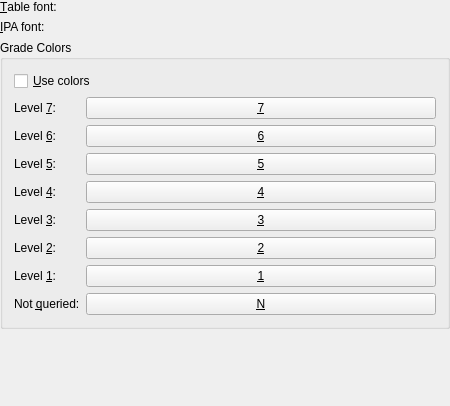
<ui version="4.0" >
 <class>ViewOptionsBase</class>
 <widget class="QWidget" name="ViewOptionsBase" >
  <property name="geometry" >
   <rect>
    <x>0</x>
    <y>0</y>
    <width>450</width>
    <height>406</height>
   </rect>
  </property>
  <layout class="QGridLayout" >
   <property name="margin" >
    <number>0</number>
   </property>
   <property name="spacing" >
    <number>6</number>
   </property>
   <item row="0" column="1" >
    <widget class="KFontRequester" name="kcfg_TableFont" />
   </item>
   <item row="0" column="0" >
    <widget class="QLabel" name="TableFontLabel" >
     <property name="text" >
      <string>&amp;Table font:</string>
     </property>
     <property name="buddy" >
      <cstring>kcfg_TableFont</cstring>
     </property>
    </widget>
   </item>
   <item row="1" column="1" >
    <widget class="KFontRequester" name="kcfg_IPAFont" />
   </item>
   <item row="1" column="0" >
    <widget class="QLabel" name="IPAFontLabel" >
     <property name="text" >
      <string>&amp;IPA font:</string>
     </property>
     <property name="buddy" >
      <cstring>kcfg_IPAFont</cstring>
     </property>
    </widget>
   </item>
   <item row="2" column="0" colspan="2" >
    <widget class="QGroupBox" name="gradegroup" >
     <property name="sizePolicy" >
      <sizepolicy>
       <hsizetype>5</hsizetype>
       <vsizetype>5</vsizetype>
       <horstretch>0</horstretch>
       <verstretch>0</verstretch>
      </sizepolicy>
     </property>
     <property name="title" >
      <string>Grade Colors</string>
     </property>
     <layout class="QGridLayout" >
      <property name="margin" >
       <number>11</number>
      </property>
      <property name="spacing" >
       <number>6</number>
      </property>
      <item row="4" column="0" >
       <widget class="QLabel" name="l_lev4" >
        <property name="sizePolicy" >
         <sizepolicy>
          <hsizetype>1</hsizetype>
          <vsizetype>5</vsizetype>
          <horstretch>0</horstretch>
          <verstretch>0</verstretch>
         </sizepolicy>
        </property>
        <property name="text" >
         <string>Level &amp;4:</string>
        </property>
        <property name="buddy" >
         <cstring>kcfg_GradeCol4</cstring>
        </property>
       </widget>
      </item>
      <item row="3" column="0" >
       <widget class="QLabel" name="l_lev5" >
        <property name="sizePolicy" >
         <sizepolicy>
          <hsizetype>1</hsizetype>
          <vsizetype>5</vsizetype>
          <horstretch>0</horstretch>
          <verstretch>0</verstretch>
         </sizepolicy>
        </property>
        <property name="text" >
         <string>Level &amp;5:</string>
        </property>
        <property name="buddy" >
         <cstring>kcfg_GradeCol5</cstring>
        </property>
       </widget>
      </item>
      <item row="1" column="0" >
       <widget class="QLabel" name="l_lev7" >
        <property name="sizePolicy" >
         <sizepolicy>
          <hsizetype>1</hsizetype>
          <vsizetype>5</vsizetype>
          <horstretch>0</horstretch>
          <verstretch>0</verstretch>
         </sizepolicy>
        </property>
        <property name="text" >
         <string>Level &amp;7:</string>
        </property>
        <property name="buddy" >
         <cstring>kcfg_GradeCol7</cstring>
        </property>
       </widget>
      </item>
      <item row="2" column="0" >
       <widget class="QLabel" name="l_lev6" >
        <property name="sizePolicy" >
         <sizepolicy>
          <hsizetype>1</hsizetype>
          <vsizetype>5</vsizetype>
          <horstretch>0</horstretch>
          <verstretch>0</verstretch>
         </sizepolicy>
        </property>
        <property name="text" >
         <string>Level &amp;6:</string>
        </property>
        <property name="buddy" >
         <cstring>kcfg_GradeCol6</cstring>
        </property>
       </widget>
      </item>
      <item row="8" column="1" >
       <widget class="KColorButton" name="kcfg_GradeCol0" >
        <property name="sizePolicy" >
         <sizepolicy>
          <hsizetype>7</hsizetype>
          <vsizetype>0</vsizetype>
          <horstretch>0</horstretch>
          <verstretch>0</verstretch>
         </sizepolicy>
        </property>
        <property name="text" >
         <string>&amp;N</string>
        </property>
       </widget>
      </item>
      <item row="8" column="0" >
       <widget class="QLabel" name="l_lev0" >
        <property name="sizePolicy" >
         <sizepolicy>
          <hsizetype>1</hsizetype>
          <vsizetype>5</vsizetype>
          <horstretch>0</horstretch>
          <verstretch>0</verstretch>
         </sizepolicy>
        </property>
        <property name="text" >
         <string>Not &amp;queried:</string>
        </property>
        <property name="buddy" >
         <cstring>kcfg_GradeCol0</cstring>
        </property>
       </widget>
      </item>
      <item row="7" column="1" >
       <widget class="KColorButton" name="kcfg_GradeCol1" >
        <property name="sizePolicy" >
         <sizepolicy>
          <hsizetype>7</hsizetype>
          <vsizetype>0</vsizetype>
          <horstretch>0</horstretch>
          <verstretch>0</verstretch>
         </sizepolicy>
        </property>
        <property name="toolTip" >
         <string>Color for the grade 1</string>
        </property>
        <property name="whatsThis" >
         <string>Click here to change the color for grade 1.</string>
        </property>
        <property name="text" >
         <string>&amp;1</string>
        </property>
        <property name="shortcut" >
         <string>Alt+1</string>
        </property>
       </widget>
      </item>
      <item row="7" column="0" >
       <widget class="QLabel" name="l_lev1" >
        <property name="sizePolicy" >
         <sizepolicy>
          <hsizetype>1</hsizetype>
          <vsizetype>5</vsizetype>
          <horstretch>0</horstretch>
          <verstretch>0</verstretch>
         </sizepolicy>
        </property>
        <property name="text" >
         <string>Level &amp;1:</string>
        </property>
        <property name="buddy" >
         <cstring>kcfg_GradeCol1</cstring>
        </property>
       </widget>
      </item>
      <item row="6" column="0" >
       <widget class="QLabel" name="l_lev2" >
        <property name="sizePolicy" >
         <sizepolicy>
          <hsizetype>1</hsizetype>
          <vsizetype>5</vsizetype>
          <horstretch>0</horstretch>
          <verstretch>0</verstretch>
         </sizepolicy>
        </property>
        <property name="text" >
         <string>Level &amp;2:</string>
        </property>
        <property name="buddy" >
         <cstring>kcfg_GradeCol2</cstring>
        </property>
       </widget>
      </item>
      <item row="6" column="1" >
       <widget class="KColorButton" name="kcfg_GradeCol2" >
        <property name="sizePolicy" >
         <sizepolicy>
          <hsizetype>7</hsizetype>
          <vsizetype>0</vsizetype>
          <horstretch>0</horstretch>
          <verstretch>0</verstretch>
         </sizepolicy>
        </property>
        <property name="toolTip" >
         <string>Color for the grade 2</string>
        </property>
        <property name="whatsThis" >
         <string>Click here to change the color for grade 2.</string>
        </property>
        <property name="text" >
         <string>&amp;2</string>
        </property>
        <property name="shortcut" >
         <string>Alt+2</string>
        </property>
       </widget>
      </item>
      <item row="5" column="0" >
       <widget class="QLabel" name="l_lev3" >
        <property name="sizePolicy" >
         <sizepolicy>
          <hsizetype>1</hsizetype>
          <vsizetype>5</vsizetype>
          <horstretch>0</horstretch>
          <verstretch>0</verstretch>
         </sizepolicy>
        </property>
        <property name="text" >
         <string>Level &amp;3:</string>
        </property>
        <property name="buddy" >
         <cstring>kcfg_GradeCol3</cstring>
        </property>
       </widget>
      </item>
      <item row="5" column="1" >
       <widget class="KColorButton" name="kcfg_GradeCol3" >
        <property name="sizePolicy" >
         <sizepolicy>
          <hsizetype>7</hsizetype>
          <vsizetype>0</vsizetype>
          <horstretch>0</horstretch>
          <verstretch>0</verstretch>
         </sizepolicy>
        </property>
        <property name="toolTip" >
         <string>Color for the grade 3</string>
        </property>
        <property name="whatsThis" >
         <string>Click here to change the color for grade 3.</string>
        </property>
        <property name="text" >
         <string>&amp;3</string>
        </property>
        <property name="shortcut" >
         <string>Alt+3</string>
        </property>
       </widget>
      </item>
      <item row="4" column="1" >
       <widget class="KColorButton" name="kcfg_GradeCol4" >
        <property name="sizePolicy" >
         <sizepolicy>
          <hsizetype>7</hsizetype>
          <vsizetype>0</vsizetype>
          <horstretch>0</horstretch>
          <verstretch>0</verstretch>
         </sizepolicy>
        </property>
        <property name="toolTip" >
         <string>Color for the grade 4</string>
        </property>
        <property name="whatsThis" >
         <string>Click here to change the color for grade 4.</string>
        </property>
        <property name="text" >
         <string>&amp;4</string>
        </property>
        <property name="shortcut" >
         <string>Alt+4</string>
        </property>
       </widget>
      </item>
      <item row="3" column="1" >
       <widget class="KColorButton" name="kcfg_GradeCol5" >
        <property name="sizePolicy" >
         <sizepolicy>
          <hsizetype>7</hsizetype>
          <vsizetype>0</vsizetype>
          <horstretch>0</horstretch>
          <verstretch>0</verstretch>
         </sizepolicy>
        </property>
        <property name="toolTip" >
         <string>Color for the grade 5</string>
        </property>
        <property name="whatsThis" >
         <string>Click here to change the color for grade 5.</string>
        </property>
        <property name="text" >
         <string>&amp;5</string>
        </property>
        <property name="shortcut" >
         <string>Alt+5</string>
        </property>
       </widget>
      </item>
      <item row="2" column="1" >
       <widget class="KColorButton" name="kcfg_GradeCol6" >
        <property name="sizePolicy" >
         <sizepolicy>
          <hsizetype>7</hsizetype>
          <vsizetype>0</vsizetype>
          <horstretch>0</horstretch>
          <verstretch>0</verstretch>
         </sizepolicy>
        </property>
        <property name="toolTip" >
         <string>Color for the grade 6</string>
        </property>
        <property name="whatsThis" >
         <string>Click here to change the color for grade 6.</string>
        </property>
        <property name="text" >
         <string>&amp;6</string>
        </property>
        <property name="shortcut" >
         <string>Alt+6</string>
        </property>
       </widget>
      </item>
      <item row="1" column="1" >
       <widget class="KColorButton" name="kcfg_GradeCol7" >
        <property name="sizePolicy" >
         <sizepolicy>
          <hsizetype>7</hsizetype>
          <vsizetype>0</vsizetype>
          <horstretch>0</horstretch>
          <verstretch>0</verstretch>
         </sizepolicy>
        </property>
        <property name="toolTip" >
         <string>Color for the grade 7</string>
        </property>
        <property name="whatsThis" >
         <string>Click here to change the color for grade 7.</string>
        </property>
        <property name="text" >
         <string>&amp;7</string>
        </property>
        <property name="shortcut" >
         <string>Alt+7</string>
        </property>
       </widget>
      </item>
      <item row="0" column="0" colspan="2" >
       <widget class="QCheckBox" name="kcfg_UseGradeCol" >
        <property name="toolTip" >
         <string>If it is unchecked, you will just have black on white for the grades; if it is checked, the colors below will be chosen.</string>
        </property>
        <property name="whatsThis" >
         <string>If it is unchecked, you will just have black on white for the grades; if it is checked, the colors below will be chosen.</string>
        </property>
        <property name="text" >
         <string>&amp;Use colors</string>
        </property>
       </widget>
      </item>
     </layout>
    </widget>
   </item>
   <item row="3" column="0" colspan="2" >
    <spacer>
     <property name="orientation" >
      <enum>Qt::Vertical</enum>
     </property>
     <property name="sizeType" >
      <enum>QSizePolicy::Expanding</enum>
     </property>
     <property name="sizeHint" >
      <size>
       <width>61</width>
       <height>20</height>
      </size>
     </property>
    </spacer>
   </item>
  </layout>
 </widget>
 <layoutdefault spacing="6" margin="11" />
 <pixmapfunction>qPixmapFromMimeSource</pixmapfunction>
 <customwidgets>
  <customwidget>
   <class>KColorButton</class>
   <extends>QPushButton</extends>
   <header>kcolorbutton.h</header>
  </customwidget>
  <customwidget>
   <class>KFontRequester</class>
   <extends>QWidget</extends>
   <header>kfontrequester.h</header>
  </customwidget>
 </customwidgets>
 <tabstops>
  <tabstop>kcfg_UseGradeCol</tabstop>
  <tabstop>kcfg_GradeCol7</tabstop>
  <tabstop>kcfg_GradeCol6</tabstop>
  <tabstop>kcfg_GradeCol5</tabstop>
  <tabstop>kcfg_GradeCol4</tabstop>
  <tabstop>kcfg_GradeCol3</tabstop>
  <tabstop>kcfg_GradeCol2</tabstop>
  <tabstop>kcfg_GradeCol1</tabstop>
  <tabstop>kcfg_GradeCol0</tabstop>
 </tabstops>
 <includes>
  <include location="global" >kcolorbutton.h</include>
 </includes>
 <resources/>
 <connections/>
</ui>
